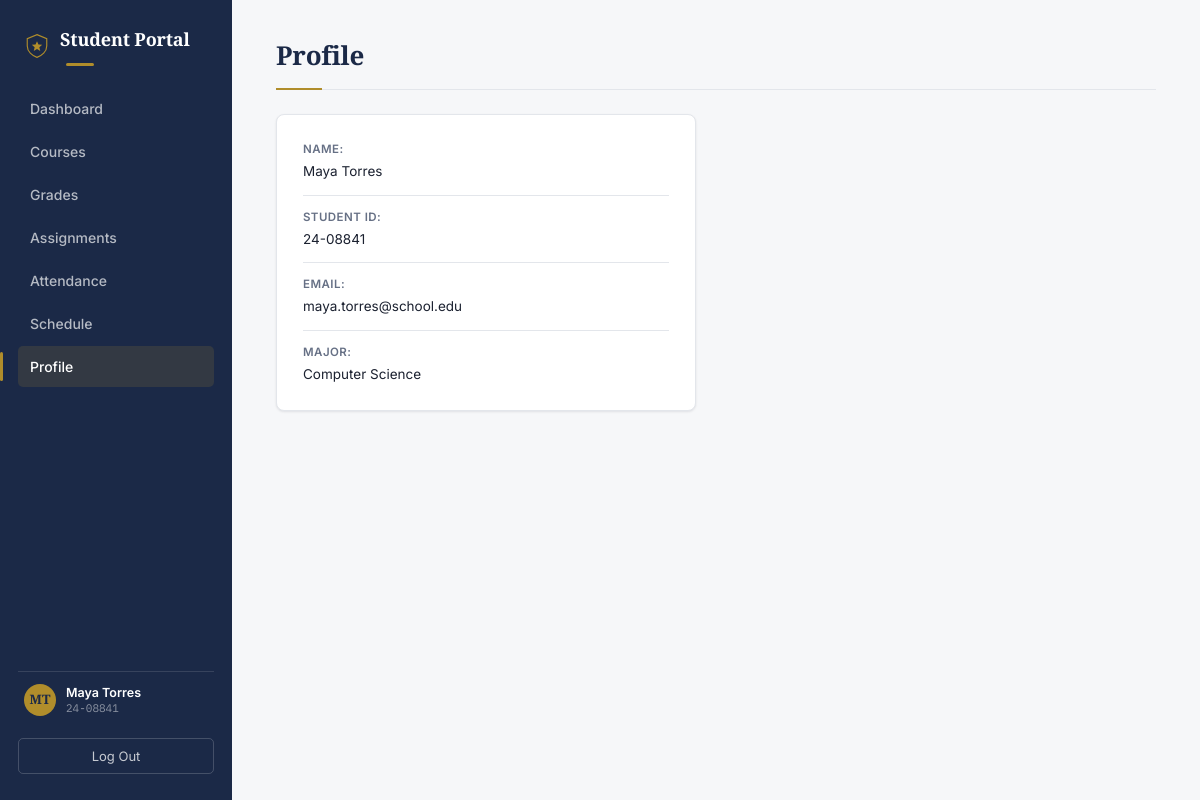
Screenshot of /profile/ (signed in) with the database file from the repository.
### portal/models.py (models this page shows, shortened)
class Student(models.Model):
    user = models.OneToOneField(User, on_delete=models.CASCADE)
    student_id = models.CharField(max_length=20)
    major = models.CharField(max_length=100, blank=True)

### portal/views.py (the view)
# urls.py: path("profile/", views.profile, name="profile"),
@login_required
@student_required
def profile(request):
    student = _get_student(request.user)
    return render(request, "portal/profile.html", {"student": student})

### portal/context_processors.py (called while the page is built)
def student_context(request):
    if not request.user.is_authenticated:
        return {}
    context = {}
    try:
        context["current_student"] = Student.objects.get(user=request.user)
    except Student.DoesNotExist:
        pass
    try:
        context["current_teacher"] = Teacher.objects.get(user=request.user)
    except Teacher.DoesNotExist:
        pass
    return context

### portal/views.py (called while the page is built)
def _get_student(user):
    return get_object_or_404(Student, user=user)

def student_required(view_func):
    @wraps(view_func)
    def wrapper(request, *args, **kwargs):
        if not Student.objects.filter(user=request.user).exists():
            if Teacher.objects.filter(user=request.user).exists():
                messages.info(request, "That page is for student accounts. Here's your teacher dashboard instead.")
                return redirect("teacher_dashboard")
            messages.error(request, "Your account isn't set up as a student or teacher yet.")
            return redirect("login")
        return view_func(request, *args, **kwargs)
    return wrapper

### portal/templates/portal/profile.html
{% extends "portal/base.html" %}
{% block content %}
  <h1>Profile</h1>
  <div class="profile-box">
    <p><strong>Name:</strong> {{ student.user.get_full_name }}</p>
    <p><strong>Student ID:</strong> {{ student.student_id }}</p>
    <p><strong>Email:</strong> {{ student.user.email }}</p>
    <p><strong>Major:</strong> {{ student.major }}</p>
  </div>
{% endblock %}

### portal/templates/portal/base.html (shortened to what this page needs)
{% load static %}
<!DOCTYPE html>
<html lang="en">
<head>
  <link rel="stylesheet" href="{% static 'portal/style.css' %}" />
</head>
<body>
  <div id="app-page">
    <aside class="sidebar">
      <div class="logo-row">
        <img src="{% static 'portal/logo.svg' %}" alt="" class="logo-mark" />
        <h2 class="logo">Student Portal</h2>
      </div>
      <nav>
        <a class="nav-btn {% if request.resolver_match.url_name == 'dashboard' %}active{% endif %}" href="{% url 'dashboard' %}">Dashboard</a>
        <a class="nav-btn {% if request.resolver_match.url_name == 'courses' %}active{% endif %}" href="{% url 'courses' %}">Courses</a>
        <a class="nav-btn {% if request.resolver_match.url_name == 'grades' %}active{% endif %}" href="{% url 'grades' %}">Grades</a>
        <a class="nav-btn {% if request.resolver_match.url_name == 'assignments' %}active{% endif %}" href="{% url 'assignments' %}">Assignments</a>
        <a class="nav-btn {% if request.resolver_match.url_name == 'attendance' %}active{% endif %}" href="{% url 'attendance' %}">Attendance</a>
        <a class="nav-btn {% if request.resolver_match.url_name == 'schedule' %}active{% endif %}" href="{% url 'schedule' %}">Schedule</a>
        <a class="nav-btn {% if request.resolver_match.url_name == 'profile' %}active{% endif %}" href="{% url 'profile' %}">Profile</a>
      </nav>
      {% if current_student %}
        <div class="sidebar-student">
          <div class="sidebar-avatar">{{ current_student.user.first_name|slice:":1" }}{{ current_student.user.last_name|slice:":1" }}</div>
          <div class="sidebar-student-info">
            <div class="name">{{ current_student.user.get_full_name|default:current_student.user.username }}</div>
            <div class="id">{{ current_student.student_id }}</div>
          </div>
        </div>
      {% endif %}
      <form method="post" action="{% url 'logout' %}">
        <button id="logout-btn" type="submit">Log Out</button>
      </form>
    </aside>
    <main class="content">
      {% block content %}{% endblock %}
    </main>
  </div>
</body>
</html>

### portal/static/portal/style.css (style rules this page uses)
:root { --navy-900: #1B2947; --navy-700: #2E3F66; --gold-600: #B08D2B; --gold-100: #F5EFDD; --paper: #F6F7F9; --card-bg: #FFFFFF; --border: #E3E6EB; --text: #1B2130; --text-muted: #667085; --success: #1F7A4D; --success-bg: #EAF7EF; --danger: #B3261E; --danger-bg: #FBEAE9; --radius: 8px; --radius-sm: 5px; --shadow-card: 0 1px 2px rgba(16, 24, 40, 0.04), 0 1px 3px rgba(16, 24, 40, 0.06); --shadow-raised: 0 4px 12px rgba(16, 24, 40, 0.08); }
* { box-sizing: border-box; }
body { margin: 0; font-family: 'Inter', -apple-system, BlinkMacSystemFont, sans-serif; background: var(--paper); color: var(--text); font-size: 14.5px; line-height: 1.5; -webkit-font-smoothing: antialiased; }
h1, h2, h3 { font-family: 'Source Serif 4', Georgia, serif; font-weight: 600; letter-spacing: -0.01em; margin: 0; color: var(--navy-900); }
a { color: var(--navy-900); text-decoration: none; }
#app-page { display: flex; min-height: 100vh; }
.sidebar { width: 232px; background: var(--navy-900); color: rgba(255,255,255,0.92); padding: 26px 18px; display: flex; flex-direction: column; position: sticky; top: 0; height: 100vh; }
.logo-row { display: flex; align-items: center; gap: 10px; padding: 0 6px; }
.logo-mark { width: 26px; height: 26px; flex-shrink: 0; }
.logo { color: white; font-size: 18px; margin: 0; }
.logo::after { content: ""; display: block; width: 28px; height: 3px; background: var(--gold-600); margin: 10px 0 0 6px; border-radius: 2px; }
.sidebar nav { display: flex; flex-direction: column; gap: 2px; flex: 1; margin-top: 22px; }
.nav-btn { text-align: left; padding: 10px 12px; border: none; background: none; border-radius: var(--radius-sm); font-size: 14px; font-weight: 500; color: rgba(255,255,255,0.68); cursor: pointer; font-family: inherit; position: relative; transition: background 0.12s ease, color 0.12s ease; }
.nav-btn.active { background: rgba(176,141,43,0.16); color: white; }
.nav-btn.active::before { content: ""; position: absolute; left: -18px; top: 6px; bottom: 6px; width: 3px; background: var(--gold-600); border-radius: 2px; }
.sidebar-student { display: flex; align-items: center; gap: 10px; padding: 12px 6px; margin-top: 14px; border-top: 1px solid rgba(255,255,255,0.12); }
.sidebar-avatar { width: 32px; height: 32px; border-radius: 50%; background: var(--gold-600); color: var(--navy-900); display: flex; align-items: center; justify-content: center; font-family: 'Source Serif 4', serif; font-weight: 700; font-size: 13px; flex-shrink: 0; }
.sidebar-student-info { font-size: 12.5px; line-height: 1.3; overflow: hidden; }
.sidebar-student-info .name { color: white; font-weight: 600; white-space: nowrap; overflow: hidden; text-overflow: ellipsis; }
.sidebar-student-info .id { color: rgba(255,255,255,0.5); font-family: 'IBM Plex Mono', monospace; font-size: 11px; }
#logout-btn { width: 100%; padding: 9px 12px; margin-top: 10px; border: 1px solid rgba(255,255,255,0.18); background: none; color: rgba(255,255,255,0.75); border-radius: var(--radius-sm); font-size: 13px; font-family: inherit; cursor: pointer; transition: border-color 0.15s ease, color 0.15s ease; }
.content { flex: 1; padding: 36px 44px 60px; max-width: 1100px; }
.content h1 { font-size: 26px; margin-bottom: 4px; }
.content > h1 { padding-bottom: 14px; border-bottom: 1px solid var(--border); margin-bottom: 24px; position: relative; }
.content > h1::after { content: ""; position: absolute; left: 0; bottom: -1px; width: 46px; height: 2px; background: var(--gold-600); }
.profile-box { background: var(--card-bg); border: 1px solid var(--border); border-radius: var(--radius); padding: 26px; max-width: 420px; box-shadow: var(--shadow-card); }
.profile-box p { margin: 0 0 13px; font-size: 13.5px; padding-bottom: 13px; border-bottom: 1px solid var(--border); }
.profile-box p:last-child { margin-bottom: 0; border-bottom: none; padding-bottom: 0; }
.profile-box strong { color: var(--text-muted); font-weight: 600; font-size: 11.5px; text-transform: uppercase; letter-spacing: 0.04em; display: block; margin-bottom: 3px; }

### rows the page displays
Student: user.first_name "M", user.last_name "T", user.get_full_name "Maya Torres", student_id "24-08841", user.email "maya.torres@school.edu", major "Computer Science"
